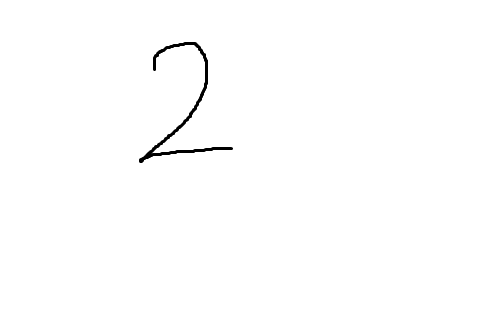
#> input picture Untitled.png, 495 x 309 px, found by its file name
$ python test.py
#> lines starting #> are read from the running program, lines starting #| are printed output that depends on the picture; after the words box and inside, x2 and y2 are one past the last pixel; in counts of white or black regions, pixels touching at a corner belong together
import cv2
import pytesseract

def recognize_numbers(image_path):
    # Lade das Bild mit OpenCV
#> called with image_path = 1
    image = cv2.imread("C:\\Users\\skill\\OneDrive\\AIN\\Semester 8\\2D-ComputerVision\\Projekt\\untitled.png")
#> image is the input picture: shape (309, 495, 3); min 0, max 255, mean 253.4

    # Konvertiere das Bild in Graustufen, um die Zahlenerkennung zu erleichtern
    gray = cv2.cvtColor(image, cv2.COLOR_BGR2GRAY)

    # Verbessere den Kontrast des Bildes (optional)
    gray = cv2.equalizeHist(gray)

    # Wende eine Kantenerkennung an, um die Zahlen besser hervorzuheben (optional)
    edges = cv2.Canny(gray, 50, 150)
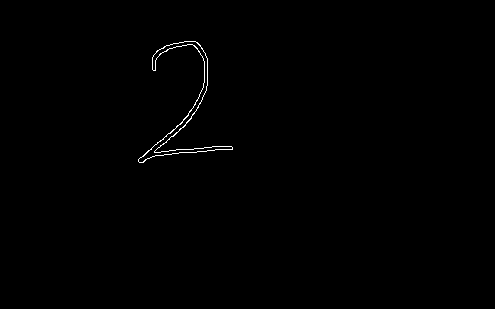
#> edges: shape (309, 495); 0.39% white in thin lines or dots, all inside (x1, y1, x2, y2) = (138, 41, 233, 163)

    # Verwende Tesseract zur Texterkennung
#> (the run stopped early here; a loop or call above may not have finished)
